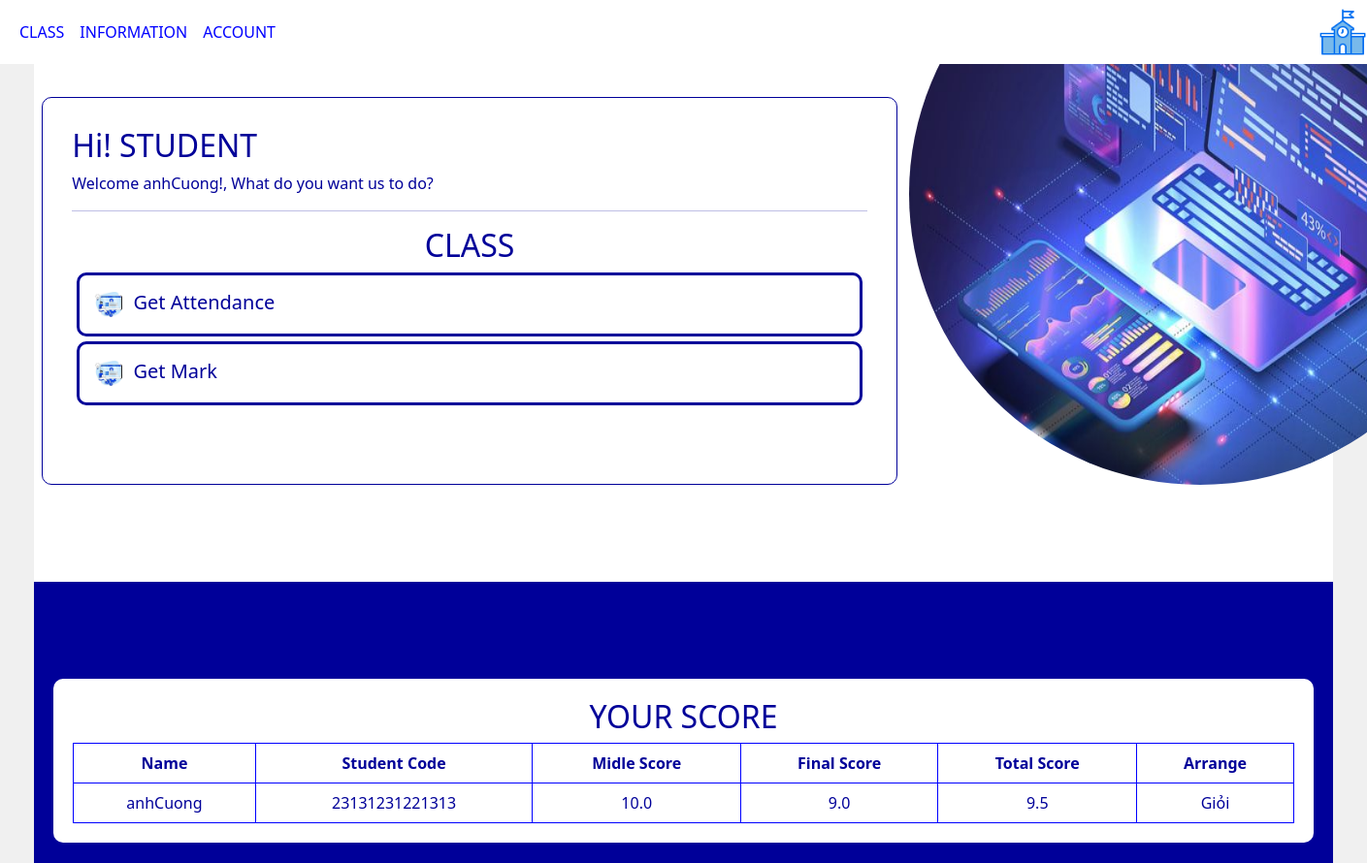
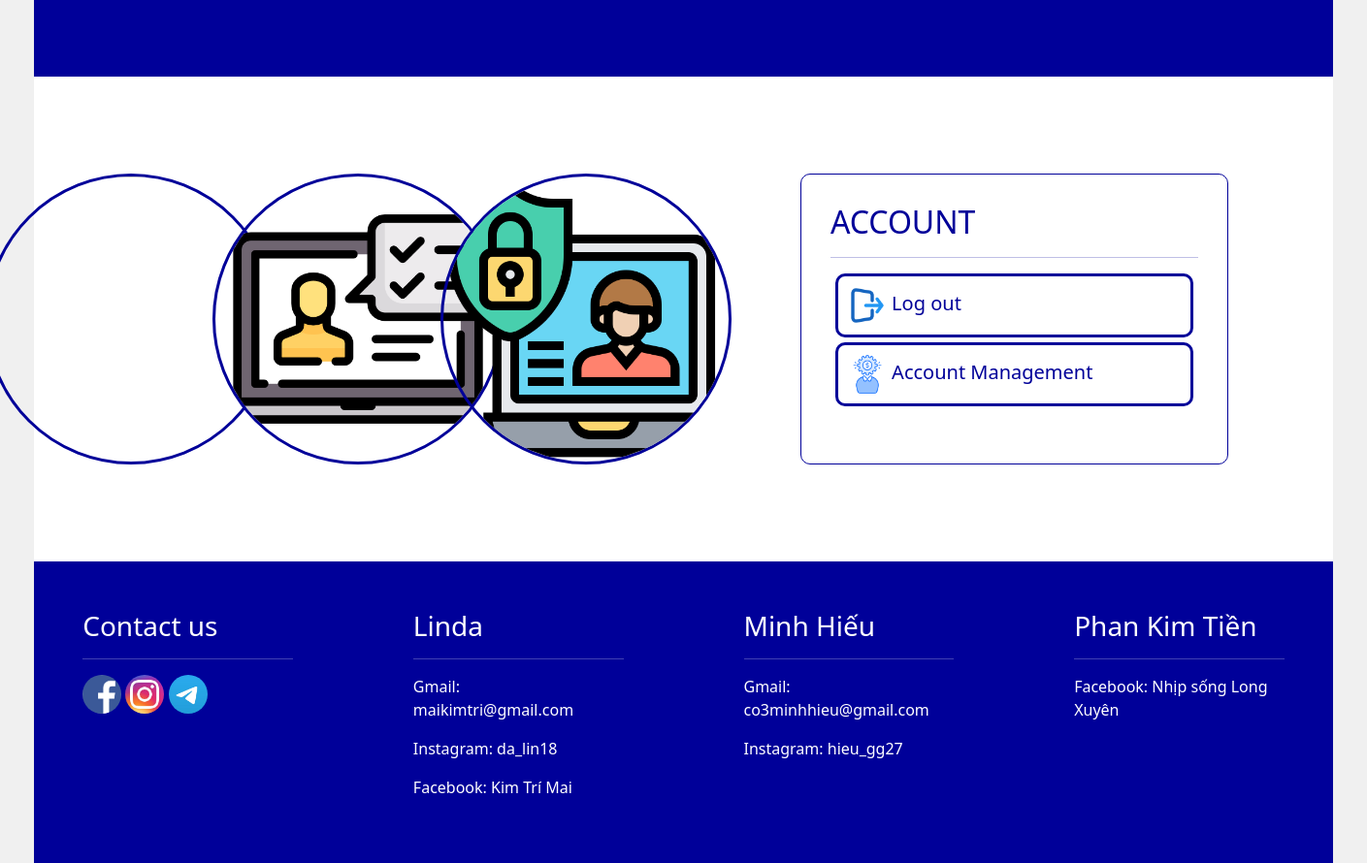
The app's page /mark/3 with its own data (2 pictures, top to bottom).
### attendance/models.py (models this page shows, shortened)
class Student(models.Model):
    user = models.OneToOneField(User, on_delete=models.CASCADE, null = True, verbose_name="Tài khoản sinh viên")
    name = models.CharField(max_length=100, verbose_name="Tên")
    student_id = models.CharField(max_length=20, unique=True, verbose_name="Mã số sinh viên")
    class_name = models.ForeignKey('Class', on_delete=models.SET_NULL, null=True, verbose_name="Danh sách lớp học phần")
    midScr = models.FloatField(default=0,verbose_name="Điểm giữa kì")
    fnlScr = models.FloatField(default=0,verbose_name="Điểm cuối kỳ")
    fingerprint_data = models.IntegerField(null=True, blank=True, verbose_name="Dữ liệu vân tay")
    def Total(self):
        if self.midScr is not None and self.fnlScr is not None:
            return (self.midScr + self.fnlScr) / 2
        return 0
    def Arrange(self):
        if self.Total() > 8:
            return "Giỏi"
        elif self.Total() > 6.5:
            return "Khá"
        elif self.Total() > 5:
            return "Trung bình"
        else:
            return "Yếu"

### attendance/views.py (the view)
# urls.py: path('mark/<int:id>',views.getMark,name='Mark'),
def getMark(request, id):
    student = Student.objects.get(id=id)
    context = {
        'student': student
    }
    return render(request, 'interface/Mark.html', context)

### attendance/templates/interface/Mark.html (shortened to what this page needs)
{% extends "page/interface_base.html" %}
{% load static %}
{% block sayhi %}
    <h2>Hi! STUDENT</h2>
    <p>Welcome {{student.name}}!, What do you want us to do? </p>
    <hr>
    <h2 class="text-center">CLASS</h2>
    <a href="{% url 'AttendanceForStudent' student.id %}">
        <div class="class-list-item">
            <div class="icon-class"><img src="{% static 'attendance/icon1.jpg' %}" alt="" width="40px" height="40px"></div>
            <div class="link-class">Get Attendance</div>
        </div>
    </a>
    <a href="{% url 'Mark' student.id %}">
        <div class="class-list-item">
            <div class="icon-class"><img src="{% static 'attendance/icon1.jpg' %}" alt="" width="40px" height="40px"></div>
            <div class="link-class">Get Mark</div>
        </div>
    </a>
{% endblock sayhi %}
{% block section2 %}
            <div class="in4">
                <h2>YOUR SCORE</h2>
                <table>
                    <tr>
                        <td><strong>Name</strong></td>
                        <td><strong>Student Code</strong></td>
                        <td><strong>Midle Score</strong></td>
                        <td><strong>Final Score</strong></td>
                        <td><strong>Total Score</strong></td>
                        <td><strong>Arrange</strong></td>
                    </tr>
                    <tr>
                        <td> {{student.name}} </td>
                        <td> {{student.student_id}} </td>
                        <td>
                            {% if student.midScr %}
                                {{student.midScr}}
                            {% endif %}
                        </td>
                        <td>
                            {% if student.fnlScr %}
                                {{student.fnlScr}}
                            {% endif %}
                        </td>
                        <td>
                            {% if student.midScr and student.fnlScr %}
                                {{student.Total}}
                            {% endif %}
                        </td>
                        <td>
                            {% if student.midScr and student.fnlScr%}
                                {{student.Arrange}}
                            {% endif %}
                        </td>
                    </tr>
                </table>
            </div>
{% endblock section2 %}
{% block section3 %}
    <div class="row">
        <div class="col-8">
            <div class="account-icon">
                <img src="{% static 'attendance/icon4.png' %}" alt="" width="300px" height="300px" class="acc-item">
                <img src="{% static 'attendance/icon5.png' %}" alt="" width="300px" height="300px" class="acc-item">
                <img src="{% static 'attendance/icon6.png' %}" alt="" width="300px" height="300px" class="acc-item">
            </div>
        </div>
        <div class="col-4 class-list acc">
            <h2>ACCOUNT</h2>
            <hr>
            <a href="{% url 'home' %}">
                <div class="class-list-item">
                    <div class="icon-class"><img src="{% static 'attendance/icon7.png' %}" alt="" width="40px" height="40px"></div>
                    <div class="link-class">Log out</div>
                </div>
            </a>
            <a href="{% url 'accountManagement' 'student' student.id %}">
                <div class="class-list-item">
                    <div class="icon-class"><img src="{% static 'attendance/icon8.png' %}" alt="" width="40px" height="40px"></div>
                    <div class="link-class">Account Management</div>
                </div>
            </a>
        </div>
    </div>
{% endblock section3 %}

### attendance/static/attendance/styles.css (style rules this page uses)
a { color: inherit; text-decoration: none; }
table { width: 100%; border: 1px solid blue; }
td,tr { border: 1px solid blue; text-align: center; padding: 8px; }
h2 { text-align: center; }

### attendance/static/attendance/Main.css (style rules this page uses)
body { display: flex; flex-direction: column; align-items: center; background-color: #f0f0f0; width: 100vw; overflow-x: hidden; }
div.class-list > * { text-align: left; }
div.class-list { padding: 30px; border: 1px solid #000099; border-radius: 10px; }
div.class-list-item > * { display: inline-block; }
div.class-list-item { padding: 10px; margin: 5px; border: 3px solid #000099; border-radius: 10px; color: #000099; font-size: 20px; }
.in4 { background-color: #ffffff; color: #000099; width: 100%; height: 100%; border-radius: 10px; padding: 20px; overflow-x: auto; }
.acc-item { border: 3px solid #000099; border-radius: 50%; margin-left: -70px; }
div.acc { margin-left: -100px; }

### records on screen
Student: name "anhCuong", student_id "23131231221313", midScr "10.0", fnlScr "9.0", Total "9.5", Arrange "Giỏi"
